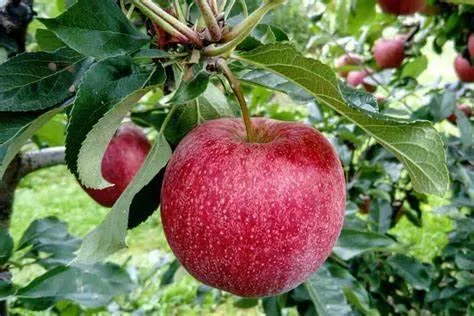
#> input picture Recursos/man1.jpg, 474 x 316 px, found by its file name
$ python npwhere.py
#> lines starting #> are read from the running program, lines starting #| are printed output that depends on the picture; after the words box and inside, x2 and y2 are one past the last pixel; in counts of white or black regions, pixels touching at a corner belong together
import cv2
import numpy as np

# Leer la imagen utilizando la ruta completa
ruta_imagen = r'C:\Users\Daniels\Desktop\graficacion\Recursos\man1.jpg'
imagen = cv2.imread(ruta_imagen, 1)
#> imagen is the input picture: shape (316, 474, 3); mean B, G, R 83.2, 113.8, 113.8

# Verificar si la imagen fue cargada correctamente
if imagen is None:
    print("Error: No se pudo cargar la imagen. Verifica la ruta y el nombre del archivo.")
else:
    # Convertir la imagen de RGB a HSV
    imagen_hsv = cv2.cvtColor(imagen, cv2.COLOR_BGR2HSV)
#> imagen_hsv: shape (316, 474, 3); mean H, S, V 74.4, 129, 137.2

    # Definir el rango de color rojo en HSV
    bajo_rojo1 = np.array([0, 40, 40])
    alto_rojo1 = np.array([10, 255, 255])
    bajo_rojo2 = np.array([160, 40, 40])
    alto_rojo2 = np.array([180, 255, 255])

    # Crear una máscara para el color rojo
    mascara_rojo1 = cv2.inRange(imagen_hsv, bajo_rojo1, alto_rojo1)
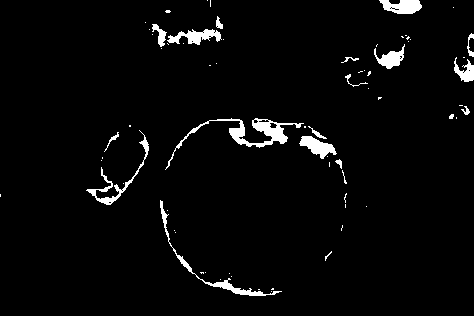
#> mascara_rojo1: shape (316, 474); 3.2% white; 70 white regions (51 under 20 px), largest, box (x1, y1, x2, y2) and area: (165, 118, 304, 170) 1031, (160, 200, 282, 296) 593, (86, 130, 149, 205) 490
    mascara_rojo2 = cv2.inRange(imagen_hsv, bajo_rojo2, alto_rojo2)
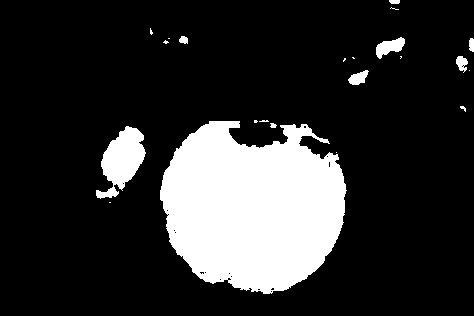
#> mascara_rojo2: shape (316, 474); 18.1% white; 22 white regions (13 under 20 px), largest, box (x1, y1, x2, y2) and area: (160, 121, 347, 294) 24143, (96, 126, 146, 199) 1960, (376, 37, 405, 59) 351
    mascara_rojo = cv2.add(mascara_rojo1, mascara_rojo2)
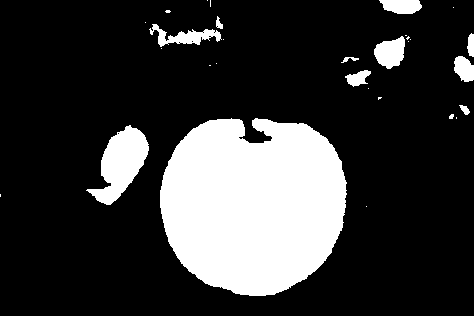
#> mascara_rojo: shape (316, 474); 21.2% white; 30 white regions (18 under 20 px), largest, box (x1, y1, x2, y2) and area: (160, 118, 347, 296) 26430, (86, 125, 149, 205) 2510, (374, 36, 405, 69) 708

    # Convertir la imagen original a escala de grises
    imagen_gris = cv2.cvtColor(imagen, cv2.COLOR_BGR2GRAY)
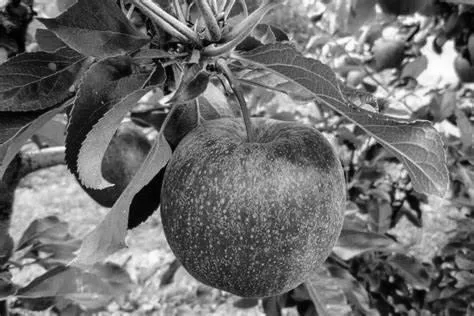
#> imagen_gris: shape (316, 474); min 0, max 254, mean 110.3

    # Convertir la imagen gris a un formato BGR para que coincida con la original
    imagen_gris_bgr = cv2.cvtColor(imagen_gris, cv2.COLOR_GRAY2BGR)

    # Combinar la imagen en gris con las áreas en rojo
    resultado = np.where(mascara_rojo[:, :, None] == 255, imagen, imagen_gris_bgr)
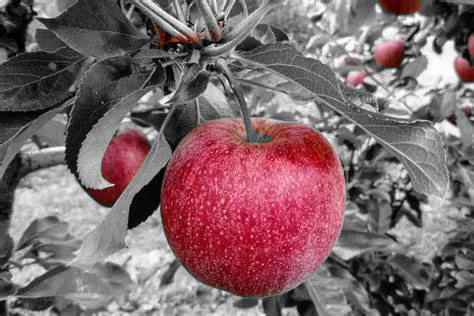
#> resultado: shape (316, 474, 3); mean B, G, R 107, 103.1, 125.7

    # Mostrar la imagen final
    cv2.imshow('Color resaltado', resultado)
    cv2.waitKey(0)
    cv2.destroyAllWindows()
